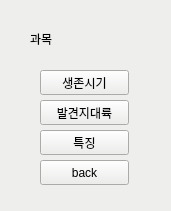
   <widget class="QWidget" name="widget" native="true">
    <property name="geometry">
     <rect>
      <x>430</x>
      <y>150</y>
      <width>171</width>
      <height>211</height>
     </rect>
    </property>
    <property name="styleSheet">
     <string notr="true">background-color: rgb(238, 238, 236);</string>
    </property>
    <widget class="QLabel" name="label_40">
     <property name="geometry">
      <rect>
       <x>30</x>
       <y>30</y>
       <width>67</width>
       <height>17</height>
      </rect>
     </property>
     <property name="text">
      <string>과목</string>
     </property>
    </widget>
    <widget class="QPushButton" name="pushButton">
     <property name="geometry">
      <rect>
       <x>40</x>
       <y>70</y>
       <width>89</width>
       <height>25</height>
      </rect>
     </property>
     <property name="text">
      <string>생존시기</string>
     </property>
    </widget>
    <widget class="QPushButton" name="pushButton_2">
     <property name="geometry">
      <rect>
       <x>40</x>
       <y>100</y>
       <width>89</width>
       <height>25</height>
      </rect>
     </property>
     <property name="text">
      <string>발견지대륙</string>
     </property>
    </widget>
    <widget class="QPushButton" name="pushButton_3">
     <property name="geometry">
      <rect>
       <x>40</x>
       <y>130</y>
       <width>89</width>
       <height>25</height>
      </rect>
     </property>
     <property name="text">
      <string>특징</string>
     </property>
    </widget>
    <widget class="QPushButton" name="pushButton_4">
     <property name="geometry">
      <rect>
       <x>40</x>
       <y>160</y>
       <width>89</width>
       <height>25</height>
      </rect>
     </property>
     <property name="text">
      <string>back</string>
     </property>
    </widget>
   </widget>
